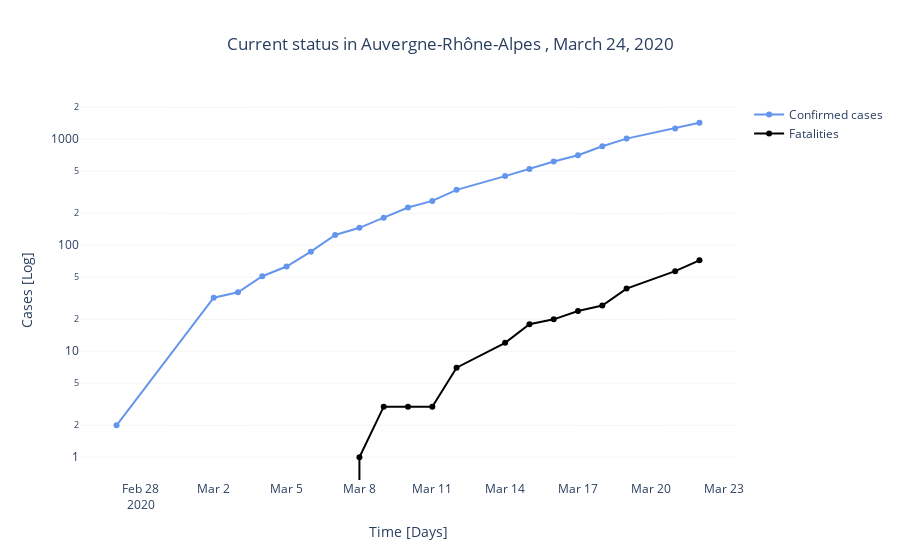

Notebook code cell kept with this figure:
### Markdown cell above
Display the evolution of the coronavirus in Auvergne-Rhône-Alpes for the last months, for the dataset with source from Sante publique France, doest not display the number of fatalities, compare to the data source ARS AuvergneRhoneAlpes. for the moment the chart use the ARS source (21 March 2020)

### Code cell
dplot.disp_cumulative(df_reg, reg_std)

### Figure 1 — Plotly figure (JSON) as saved in the notebook; plotly's stock layout.template omitted (floating-point values rounded to 4 significant figures)
{"data": [{"marker": {"color": "CornflowerBlue"}, "mode": "lines+markers", "name": "Confirmed cases", "type": "scatter", "x": ["2020-02-27T00:00:00", "2020-03-02T00:00:00", "2020-03-03T00:00:00", "2020-03-04T00:00:00", "2020-03-05T00:00:00", "2020-03-06T00:00:00", "2020-03-07T00:00:00", "2020-03-08T00:00:00", "2020-03-09T00:00:00", "2020-03-10T00:00:00", "2020-03-11T00:00:00", "2020-03-12T00:00:00", "2020-03-14T00:00:00", "2020-03-15T00:00:00", "2020-03-16T00:00:00", "2020-03-17T00:00:00", "2020-03-18T00:00:00", "2020-03-19T00:00:00", "2020-03-21T00:00:00", "2020-03-22T00:00:00"], "y": [2, 32, 36, 51, 63, 87, 125, 146, 182, 227, 262, 333, 449, 523, 617, 706, 858, 1014, 1266, 1431]}, {"marker": {"color": "black"}, "mode": "lines+markers", "name": "Fatalities", "type": "scatter", "x": ["2020-02-27T00:00:00", "2020-03-02T00:00:00", "2020-03-03T00:00:00", "2020-03-04T00:00:00", "2020-03-05T00:00:00", "2020-03-06T00:00:00", "2020-03-07T00:00:00", "2020-03-08T00:00:00", "2020-03-09T00:00:00", "2020-03-10T00:00:00", "2020-03-11T00:00:00", "2020-03-12T00:00:00", "2020-03-14T00:00:00", "2020-03-15T00:00:00", "2020-03-16T00:00:00", "2020-03-17T00:00:00", "2020-03-18T00:00:00", "2020-03-19T00:00:00", "2020-03-21T00:00:00", "2020-03-22T00:00:00"], "y": [0, 0, 0, 0, 0, 0, 0, 1, 3, 3, 3, 7, 12, 18, 20, 24, 27, 39, 57, 72]}], "layout": {"autosize": true, "plot_bgcolor": "white", "title": {"text": "Current status in Auvergne-Rhône-Alpes , March 24, 2020", "x": 0.5}, "xaxis": {"autorange": true, "range": ["2020-02-25 13:51:08.4564", "2020-03-23 10:08:51.5436"], "title": {"text": "Time [Days]"}, "type": "date"}, "yaxis": {"autorange": true, "gridcolor": "gainsboro", "gridwidth": 0.3, "range": [-0.2311, 3.387], "showgrid": true, "title": {"text": "Cases [Log]"}, "type": "log"}}}
